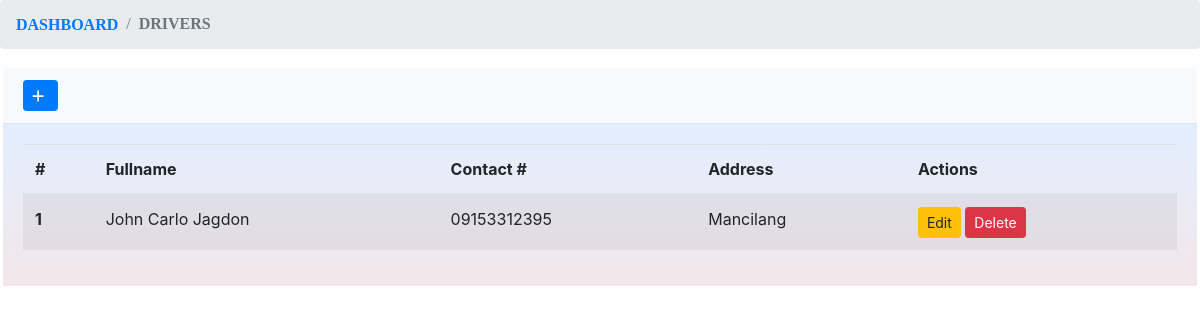
Screenshot of /admin/pages/driver with the database file from the repository.
### tables this page shows
CREATE TABLE `tbldriver` (
  `id` int(11) NOT NULL,
  `name` text NOT NULL,
  `liscenseNum` varchar(100) NOT NULL,
  `phone` varchar(150) NOT NULL,
  `address` varchar(250) NOT NULL
);

### admin/pages/driver.php (the view, shortened to what this page needs)
<!doctype html>
<html lang="en">
<head>
    <link rel="stylesheet" href="./assets/bootstrap/css/bootstrap.min.css" />
    <link rel="stylesheet" href="https://cdnjs.cloudflare.com/ajax/libs/font-awesome/4.7.0/css/font-awesome.min.css">
    <link rel="stylesheet" href="./assets/styles.css" />
</head>
<body>
    <div>
        <nav aria-label="breadcrumb">
            <ol class="breadcrumb">
                <li class="breadcrumb-item"><a href="/onlinebusreservation/admin" style="font-family: 'Times New Roman', serif;"><b>DASHBOARD</b></a></li>
                <li class="breadcrumb-item active" aria-current="page" style="font-family: 'Times New Roman', serif;"><b>DRIVERS</b></li>
            </ol>
        </nav>
        <div class="card">
            <div class="card-header">
                <button type="button" class="btn btn-primary btn-sm" data-toggle="modal" data-target="#newDriverModal">
                    <i class="fa fa-plus"> New Driver</i>
                </button>
            </div>
            <div class="card-body" style="background-image: linear-gradient(to top, #f3e7e9 0%, #e3eeff 99%, #e3eeff 100%);">
                <table id="myTable" class="table table-striped">
                    <thead>
                        <tr>
                            <th scope="col">#</th>
                            <th scope="col">Fullname</th>
                            <th scope="col" class="d-none d-md-table-cell">Contact #</th>
                            <th scope="col" class="d-none d-md-table-cell">Address</th>
                            <th scope="col">Actions</th>
                        </tr>
                    </thead>
                    <tbody>
                        <?php
                        $result = mysqli_query($conn,"SELECT * FROM tbldriver");
                        $i=1;
                        while($row = mysqli_fetch_array($result)) {
                        ?>
                        <tr id="<?php echo $row["id"]; ?>">
                            <th scope="row"><?php echo $i; ?></th>
                            <td><?php echo $row["name"]; ?></td>
                            <td class="d-none d-md-table-cell"><?php echo $row["phone"]; ?></td>
                            <td class="d-none d-md-table-cell"><?php echo $row["address"]; ?></td>
                            <td>
                                <a href="#driverEditModal" class="btn btn-sm btn-warning driverUpdate"
                                   data-id="<?php echo $row["id"]; ?>" data-name="<?php echo $row["name"]; ?>"
                                   data-phone="<?php echo $row["phone"]; ?>" data-address="<?php echo $row["address"]; ?>"
                                   data-toggle="modal">Edit</a>
                                <a href="#driverDeleteModal" class="btn btn-sm btn-danger driverDelete"
                                   data-id="<?php echo $row["id"]; ?>" data-toggle="modal">Delete</a>
                            </td>
                        </tr>
                        <?php
                        $i++;
                        }
                        ?>
                    </tbody>
                </table>
  </body>
</html>

### assets/styles.css (style rules this page uses)
:root { --blue: #1e90ff; --white: #ffffff; --radius: 0.5rem; --clr-primary: #18ffff; --clr-primary-light: #adffff; --clr-primary-dark: #091034; --clr-gray100: #f9fbff; --clr-gray150: #f4f6fb; --clr-gray200: #eef1f6; --clr-gray300: #e1e5ee; --clr-gray400: #767b91; --clr-gray500: #4f546c; --clr-gray600: #2a324b; --clr-gray700: #161d34; --clr-bg: #060b23; }
* { margin: 0; padding: 0; box-sizing: border-box; }

### admin/pages/driver.php (style rules this page uses)
.card { border: 3px solid transparent; border-radius: 5px; animation: ledBorder 1.5s infinite alternate; }
.card-header { background-color: #f8f9fa; border-bottom: 1px solid #dee2e6; }
.btn-primary { background-color: #007bff; border-color: #007bff; }
.fa-plus { margin-right: 5px; }

### rows the page displays
tbldriver: name "John Carlo Jagdon", phone "09153312395", address "Mancilang"
